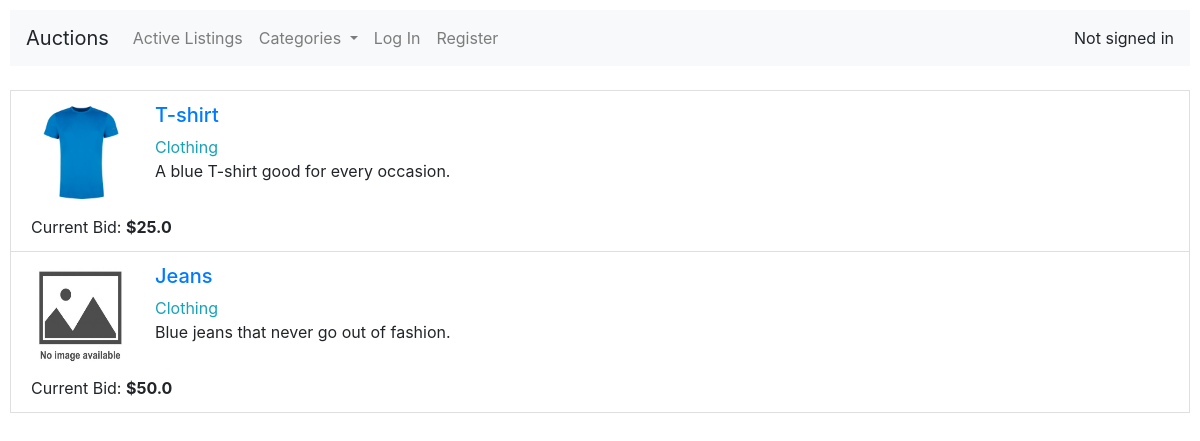
Screenshot of /categories/Clothing with the database file from the repository.
### auctions/models.py (models this page shows, shortened)
class AuctionListing(models.Model):
    name = models.CharField(max_length=64)
    description = models.CharField(max_length=300)
    user = models.ForeignKey(User, on_delete=models.CASCADE, related_name="auctioneer")
    winner = models.ForeignKey(User, on_delete=models.CASCADE, related_name="winner", blank=True, null=True)
    startingBid = models.FloatField()
    currentBid_id = models.IntegerField(blank=True, null=True)
    currentBid_value = models.FloatField(blank=True, null=True)
    statusOptions = [('Ongoing', 'Ongoing'), ('Finished', 'Finished')]
    status = models.CharField(max_length=8, choices=statusOptions, default='Ongoing')
    choicesCategory = [
        ('Toys', 'Toys'),
        ('Clothing', 'Clothing'),
        ('Electronics', 'Electronics'),
        ('Sports', 'Sports'),
        ('General', 'General'),
        ('Jewelry', 'Jewelry'),
        ('Cosmetics', 'Cosmetics'),
        ('Vehicles', 'Vehicles'),
        ('Furniture', 'Furniture'),
        ('Art', 'Art')
    ]
    category = models.CharField(max_length=15, choices=choicesCategory, default='General')
    image = models.ImageField(blank=True, null=True, upload_to='media/')

### auctions/views.py (the view)
# urls.py: path("categories/<str:category_type>", views.category, name="category"),
def category(request, category_type):
    if category_type:
        try:
            listings = AuctionListing.objects.filter(category=category_type, status="Ongoing")
        except AuctionListing.DoesNotExist:
            raise Http404("Listing not found.")
        return render(request, "auctions/category.html", {
            "category": category_type,
            "listings": listings
        })

### auctions/templates/auctions/category.html (shortened to what this page needs)
{% extends "auctions/layout.html" %}
{% block body %}
    {% if listings %}
        {% for listing in listings %}
            {% include "auctions/listlistings.html" %}
        {% endfor %}
    {% else %}
        There are no active listings in this category. <br> <br>
        <a href ="{% url 'index' %}">Click here to see all active listings.</a>
    {% endif %}
{% endblock %}

### auctions/templates/auctions/listlistings.html
<li class="list-group-item">
    <div>
        {% if listing.image %}
             <img src="{{ listing.image.url }}"  class = "float-left mr-4" width="100" height="100" alt="{{ listing.name }}">
        {% else %}
            <img src="../media/imgs/noimage.jpg"   class = "float-left mr-4" width="100" height="100" alt="no image">
        {% endif %}
        <div>
        <a  href="{% url 'listing' listing_id=listing.id %}" >
            <h5>{{ listing.name }}</h5>
        </a>
        </div>
        <a href="{% url 'category' category_type=listing.category %}" class="text-info"> {{listing.category}}</a><br>
        <p class="mb-2 w-100">{{ listing.description }}</p> <br>
        {% if listing.currentBid_value %}
            Current Bid: <strong>${{ listing.currentBid_value }}</strong> <br>
        {% else %}
            Starting Bid: <strong>${{ listing.startingBid }} </strong>
        {% endif %}
    </div>
</li>

### auctions/static/auctions/styles.css (style rules this page uses)
body { padding: 10px; }
p { width: 375px; }

### rows the page displays
AuctionListing: image (picture), name "T-shirt", category "Clothing", description "A blue T-shirt good for every occasion.", currentBid_value "25.0"
AuctionListing: name "Jeans", category "Clothing", description "Blue jeans that never go out of fashion.", currentBid_value "50.0"
